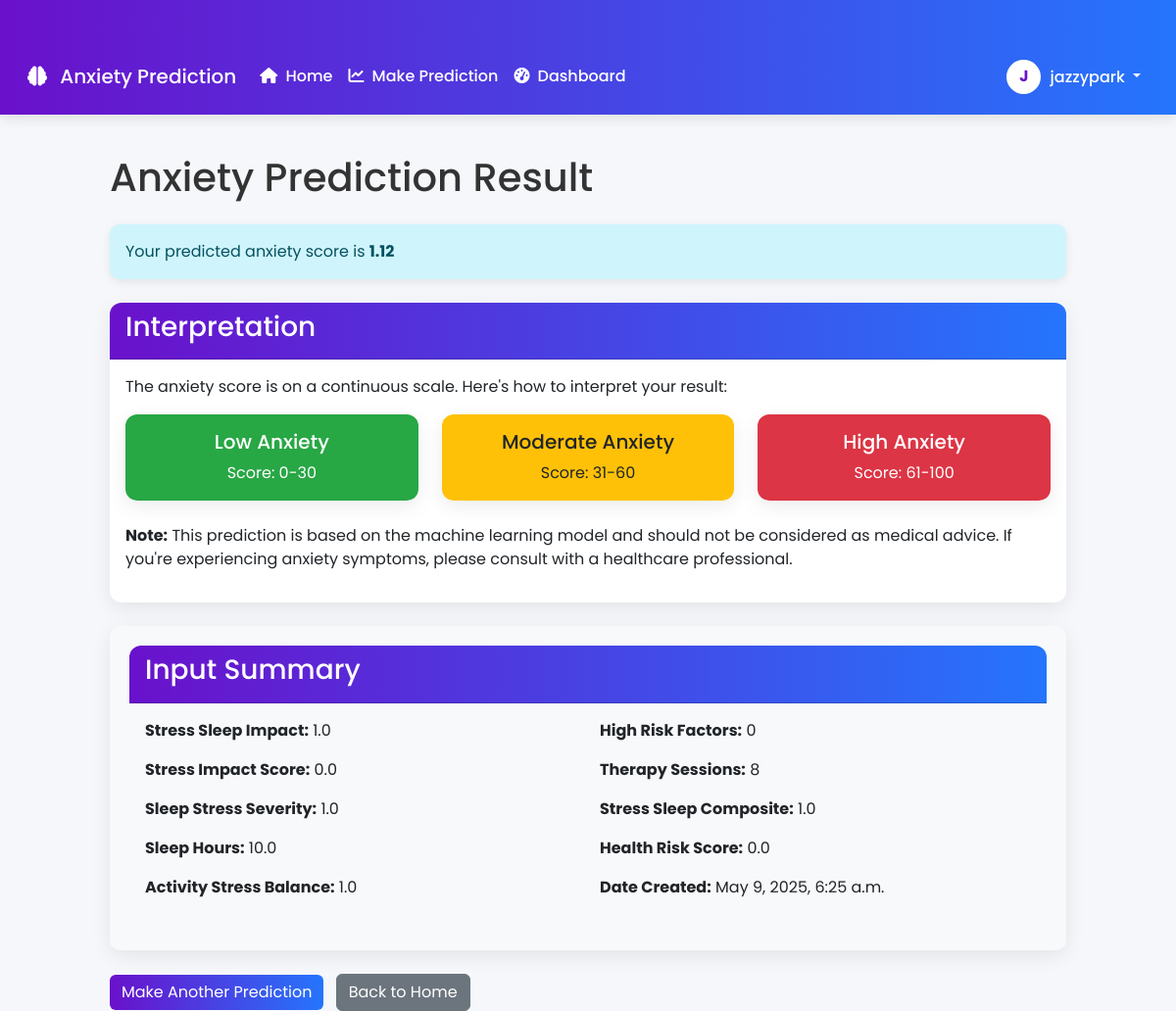
The app's page /predict/result/14/ (signed in) with its own data.
### anxiety_app/models.py (models this page shows, shortened)
class AnxietyPrediction(models.Model):
    user = models.ForeignKey(User, on_delete=models.CASCADE, related_name='predictions')
    stress_sleep_impact = models.FloatField()
    stress_impact_score = models.FloatField()
    sleep_stress_severity = models.FloatField()
    sleep_hours = models.FloatField()
    activity_stress_balance = models.FloatField()
    high_risk_factors = models.IntegerField()
    therapy_sessions = models.IntegerField()
    stress_sleep_composite = models.FloatField()
    health_risk_score = models.FloatField()
    predicted_anxiety = models.FloatField(null=True, blank=True)
    created_at = models.DateTimeField(auto_now_add=True)
    class Meta:
        ordering = ['-created_at']

### anxiety_app/views.py (the view)
# urls.py: path('predict/result/<int:pk>/', views.prediction_result_view, name='prediction_result'),
@login_required(login_url='login')
def prediction_result_view(request, pk):
    prediction = AnxietyPrediction.objects.get(pk=pk)
    if prediction.user != request.user:
        messages.error(request, "You do not have permission to view this prediction.")
        return redirect('dashboard')
    return render(request, 'anxiety_app/prediction_result.html', {'prediction': prediction})

### anxiety_app/templates/anxiety_app/prediction_result.html (shortened to what this page needs)
{% extends 'anxiety_app/base.html' %}
{% block content %}
<div class="row justify-content-center">
    <div class="col-md-10">
        <h1 class="mb-4">Anxiety Prediction Result</h1>
        <div class="alert alert-info mb-4">
            Your predicted anxiety score is <strong>{{ prediction.predicted_anxiety|floatformat:2 }}</strong>
        </div>
        <div class="card mb-4">
            <div class="card-header">
                <h3>Interpretation</h3>
            </div>
            <div class="card-body">
                <p>The anxiety score is on a continuous scale. Here's how to interpret your result:</p>
                <div class="row mt-3">
                    <div class="col-md-4">
                        <div class="card bg-success text-white">
                            <div class="card-body text-center">
                                <h5 class="card-title">Low Anxiety</h5>
                                <p class="card-text">Score: 0-30</p>
                            </div>
                        </div>
                    </div>
                    <div class="col-md-4">
                        <div class="card bg-warning text-dark">
                            <div class="card-body text-center">
                                <h5 class="card-title">Moderate Anxiety</h5>
                                <p class="card-text">Score: 31-60</p>
                            </div>
                        </div>
                    </div>
                    <div class="col-md-4">
                        <div class="card bg-danger text-white">
                            <div class="card-body text-center">
                                <h5 class="card-title">High Anxiety</h5>
                                <p class="card-text">Score: 61-100</p>
                            </div>
                        </div>
                    </div>
                </div>
                <p class="mt-4">
                    <strong>Note:</strong> This prediction is based on the machine learning model and should not be considered as medical advice.
                    If you're experiencing anxiety symptoms, please consult with a healthcare professional.
                </p>
            </div>
        </div>
        <div class="card prediction-result">
            <div class="card-header">
                <h3>Input Summary</h3>
            </div>
            <div class="card-body">
                <div class="row">
                    <div class="col-md-6">
                        <p><strong>Stress Sleep Impact:</strong> {{ prediction.stress_sleep_impact }}</p>
                        <p><strong>Stress Impact Score:</strong> {{ prediction.stress_impact_score }}</p>
                        <p><strong>Sleep Stress Severity:</strong> {{ prediction.sleep_stress_severity }}</p>
                        <p><strong>Sleep Hours:</strong> {{ prediction.sleep_hours }}</p>
                        <p><strong>Activity Stress Balance:</strong> {{ prediction.activity_stress_balance }}</p>
                    </div>
                    <div class="col-md-6">
                        <p><strong>High Risk Factors:</strong> {{ prediction.high_risk_factors }}</p>
                        <p><strong>Therapy Sessions:</strong> {{ prediction.therapy_sessions }}</p>
                        <p><strong>Stress Sleep Composite:</strong> {{ prediction.stress_sleep_composite }}</p>
                        <p><strong>Health Risk Score:</strong> {{ prediction.health_risk_score }}</p>
                        <p><strong>Date Created:</strong> {{ prediction.created_at|date:"F j, Y, g:i a" }}</p>
                    </div>
                </div>
            </div>
        </div>
        <div class="mt-4">
            <a href="{% url 'prediction_form' %}" class="btn btn-primary">Make Another Prediction</a>
            <a href="{% url 'home' %}" class="btn btn-secondary ms-2">Back to Home</a>
        </div>
    </div>
</div>
{% endblock %}

### anxiety_app/templates/anxiety_app/base.html (shortened to what this page needs)
<!DOCTYPE html>
<html lang="en">
<head>
    <link href="https://cdn.jsdelivr.net/npm/bootstrap@5.3.0-alpha1/dist/css/bootstrap.min.css" rel="stylesheet">
    <link rel="stylesheet" href="https://cdnjs.cloudflare.com/ajax/libs/font-awesome/6.4.0/css/all.min.css">
</head>
<body>
    <nav class="navbar navbar-expand-lg navbar-dark">
        <div class="container">
            <a class="navbar-brand" href="{% url 'home' %}">
                <i class="fas fa-brain me-2"></i>
                Anxiety Prediction
            </a>
            <div class="collapse navbar-collapse" id="navbarNav">
                <ul class="navbar-nav me-auto">
                    <li class="nav-item">
                        <a class="nav-link" href="{% url 'home' %}">
                            <i class="fas fa-home me-1"></i> Home
                        </a>
                    </li>
                    {% if user.is_authenticated %}
                        <li class="nav-item">
                            <a class="nav-link" href="{% url 'prediction_form' %}">
                                <i class="fas fa-chart-line me-1"></i> Make Prediction
                            </a>
                        </li>
                        <li class="nav-item">
                            <a class="nav-link" href="{% url 'dashboard' %}">
                                <i class="fas fa-tachometer-alt me-1"></i> Dashboard
                            </a>
                        </li>
                    {% endif %}
                </ul>
                <ul class="navbar-nav">
                    {% if user.is_authenticated %}
                        <li class="nav-item dropdown">
                            <a class="nav-link dropdown-toggle" href="#" id="navbarDropdown" role="button" data-bs-toggle="dropdown" aria-expanded="false">
                                <div class="avatar">{{ user.username.0|upper }}</div>
                                {{ user.username }}
                            </a>
                        </li>
                    {% endif %}
                </ul>
            </div>
        </div>
    </nav>
    <div class="container">
        {% block content %}{% endblock %}
    </div>
</body>
</html>

### anxiety_app/templates/anxiety_app/base.html (style rules this page uses)
:root { --primary-color: #6a11cb; --primary-gradient: linear-gradient(to right, #6a11cb, #2575fc); --secondary-color: #2575fc; --text-color: #333; --light-color: #f8f9fa; --dark-color: #343a40; --success-color: #28a745; --warning-color: #ffc107; --danger-color: #dc3545; }
body { font-family: 'Poppins', sans-serif; background-color: #f5f7fa; color: var(--text-color); }
.container { max-width: 1200px; margin-top: 40px; }
.navbar { background: var(--primary-gradient); box-shadow: 0 4px 12px rgba(0, 0, 0, 0.1); padding: 0.8rem 1rem; }
.navbar-brand, .navbar-nav .nav-link { color: white !important; font-weight: 500; }
.btn-primary { background: var(--primary-gradient); border: none; transition: all 0.3s ease; }
.card { border: none; border-radius: 12px; box-shadow: 0 6px 20px rgba(0, 0, 0, 0.08); transition: transform 0.3s ease; }
.card-header { background: var(--primary-gradient); color: white; font-weight: 600; border-radius: 12px 12px 0 0 !important; }
.prediction-result { background-color: var(--light-color); padding: 20px; border-radius: 10px; margin-top: 20px; }
.avatar { width: 35px; height: 35px; border-radius: 50%; background-color: #fff; color: var(--primary-color); display: inline-flex; align-items: center; justify-content: center; margin-right: 5px; font-weight: bold; border: 2px solid rgba(255, 255, 255, 0.3); }
.alert { border-radius: 10px; border: none; box-shadow: 0 3px 10px rgba(0, 0, 0, 0.08); }
.bg-success { background-color: var(--success-color) !important; }
.bg-warning { background-color: var(--warning-color) !important; }
.bg-danger { background-color: var(--danger-color) !important; }
.container { animation: fadeIn 0.5s ease-out; }

### records on screen
AnxietyPrediction: predicted_anxiety "1.12", stress_sleep_impact "1.0", stress_impact_score "0.0", sleep_stress_severity "1.0", sleep_hours "10.0", activity_stress_balance "1.0", high_risk_factors "0", therapy_sessions "8", stress_sleep_composite "1.0", health_risk_score "0.0", created_at "May 9, 2025, 6:25 a.m."

### other values on screen
{{ user.username.0|upper }} "J"
{{ user.username }} "jazzypark"
